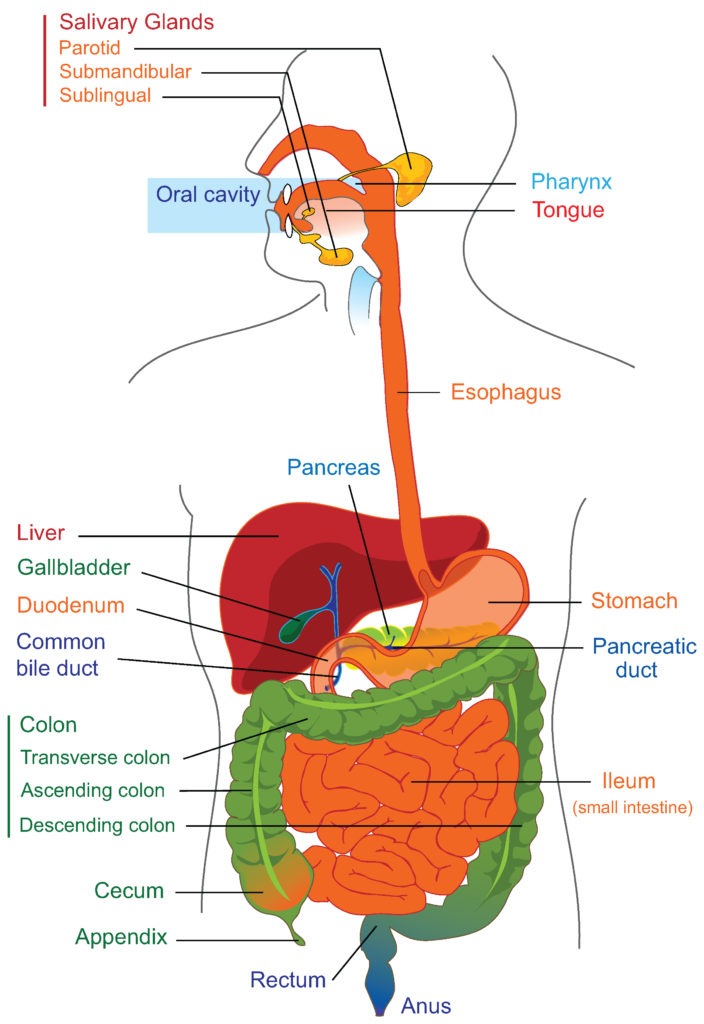
#> input picture data/sample/digestive_system.jpg, 704 x 1024 px, found by its file name
$ jupyter execute core.ipynb
#> lines starting #> are read from the running program, lines starting #| are printed output that depends on the picture; after the words box and inside, x2 and y2 are one past the last pixel; in counts of white or black regions, pixels touching at a corner belong together
#> further down, image is the input picture: shape (1024, 704, 3); mean B, G, R 210.7, 220.6, 235.4
[cell 1]
import cv2 as cv
import numpy as np
from matplotlib import pyplot as plt

[cell 2]
def TactileGenerator(image):
    orginal_image = image.copy()
    gray_scale_image = cv.cvtColor(image,cv.COLOR_BGR2GRAY)
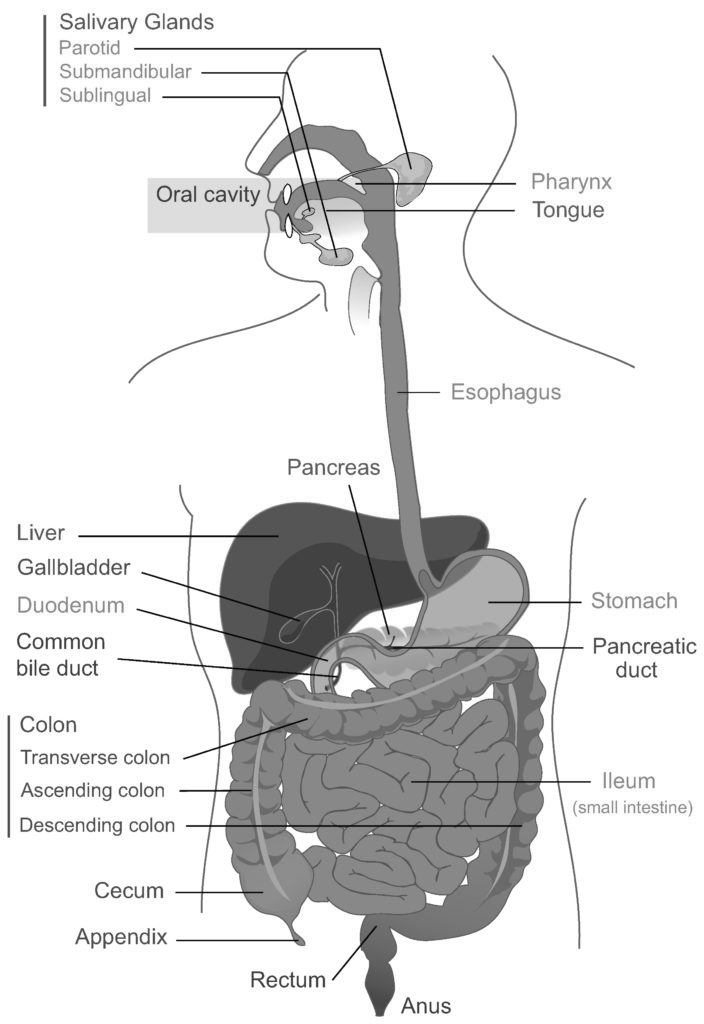
#> gray_scale_image: shape (1024, 704); min 0, max 255, mean 223.9
    otsu_threshold_value, threshold_image = cv.threshold(gray_scale_image,0,255,cv.THRESH_BINARY+cv.THRESH_OTSU)
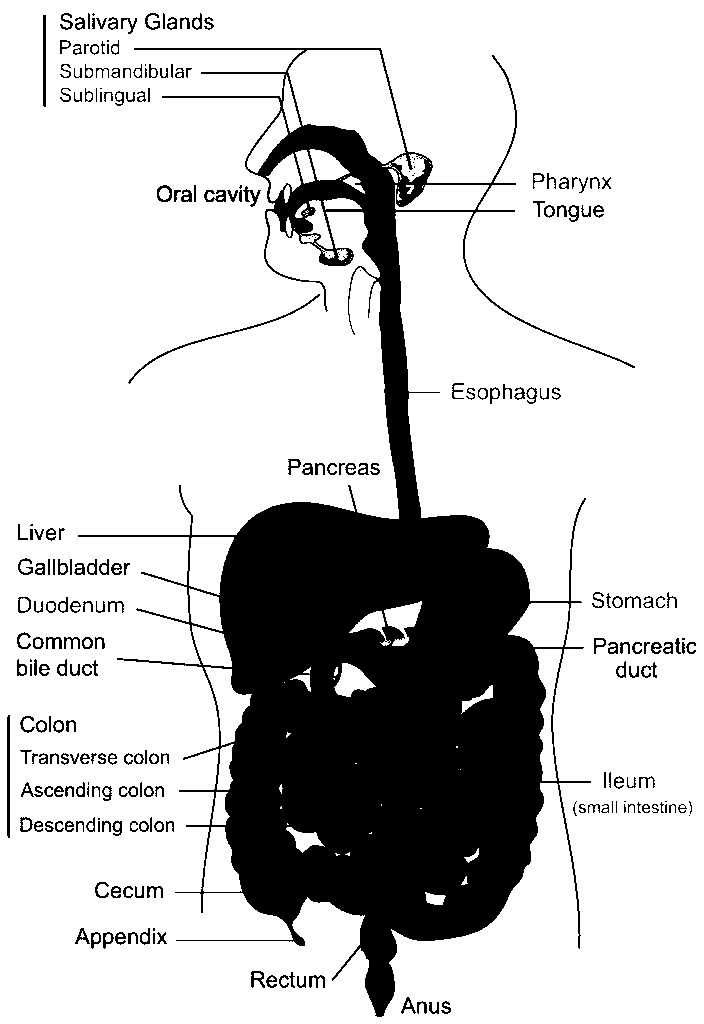
#> threshold_image: shape (1024, 704); 78.2% white; 265 black regions (40 under 20 px), largest, box (x1, y1, x2, y2) and area: (78, 48, 635, 1017) 143212, (128, 294, 320, 384) 432, (7, 715, 10, 838) 365
#> otsu_threshold_value = 186

    blured_image = cv.GaussianBlur(image,(3,3),1)

    threshold1 = otsu_threshold_value - 40
#> threshold1 = 146
    threshold2 = otsu_threshold_value + 40
#> threshold2 = 226

    canny_edge_detected_image = cv.Canny(blured_image,threshold1,threshold2)
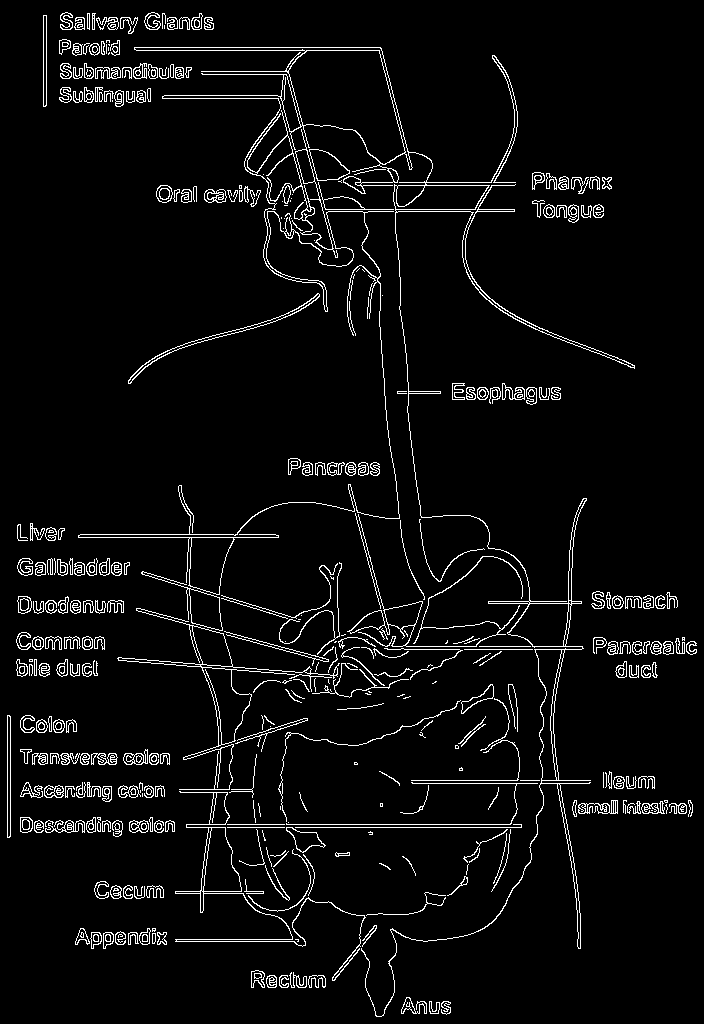
#> canny_edge_detected_image: shape (1024, 704); 4.7% white in thin lines or dots
    white_bg_edge_image = cv.bitwise_not(canny_edge_detected_image)
#> white_bg_edge_image: shape (1024, 704); 95.3% white; black in thin lines or dots

    contours, hierarchy = cv.findContours(white_bg_edge_image,cv.RETR_TREE,cv.CHAIN_APPROX_SIMPLE)
#> contours = 3395 contours, 2533 with area under 20; largest, box (x1, y1, x2, y2) and area: (0, 0, 704, 1024) 719169, (6, 714, 12, 839) 615, (133, 46, 383, 52) 506, (174, 935, 299, 946) 490, (285, 809, 518, 826) 485

    contours_edge_image = np.ones_like(image) * 255
    cv.drawContours(contours_edge_image,contours,-1,(0,0,0),2,cv.LINE_8)
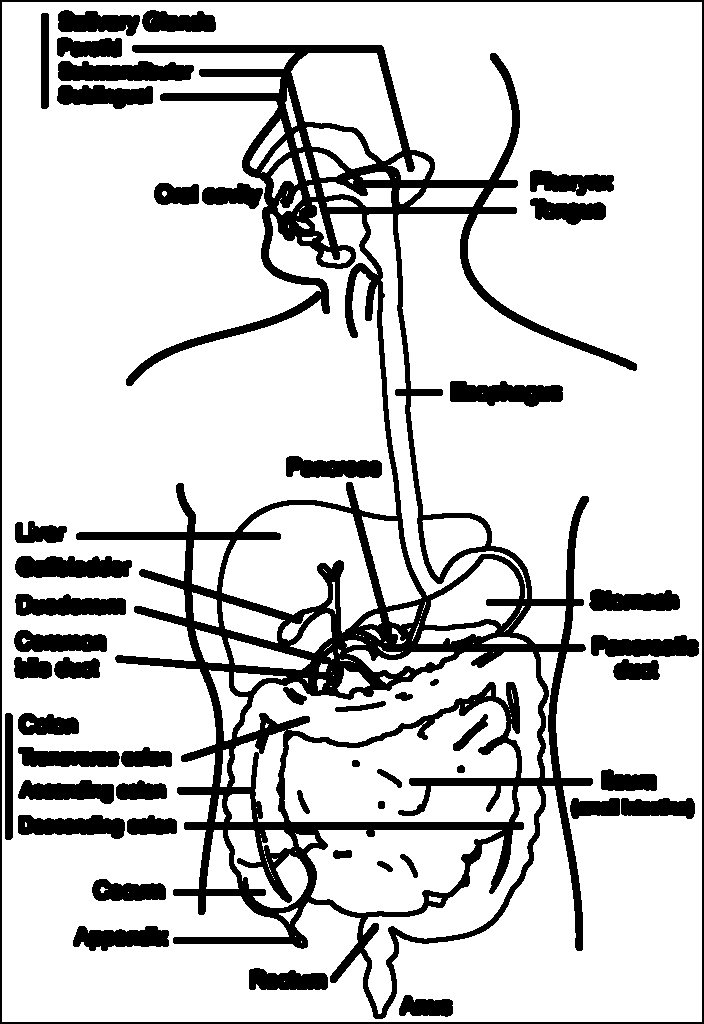
#> contours_edge_image: shape (1024, 704, 3); 81.3% white; 51 black regions, largest, box (x1, y1, x2, y2) and area: (76, 45, 637, 1019) 79263, (0, 0, 704, 1024) 6896, (58, 61, 194, 81) 2220

    kernel_mat = np.ones((3,3),np.int8)

    # result_image = cv.GaussianBlur(contours_edge_image,(3,3),1)
    # result_image = cv.erode(result_image,kernel_mat,iterations=1)
    # result_image = cv.dilate(contours_edge_image,kernel_mat,iterations=1)

    border_gray_image = np.float64(contours_edge_image) / 255
    border_color_image = np.uint8(orginal_image * border_gray_image)
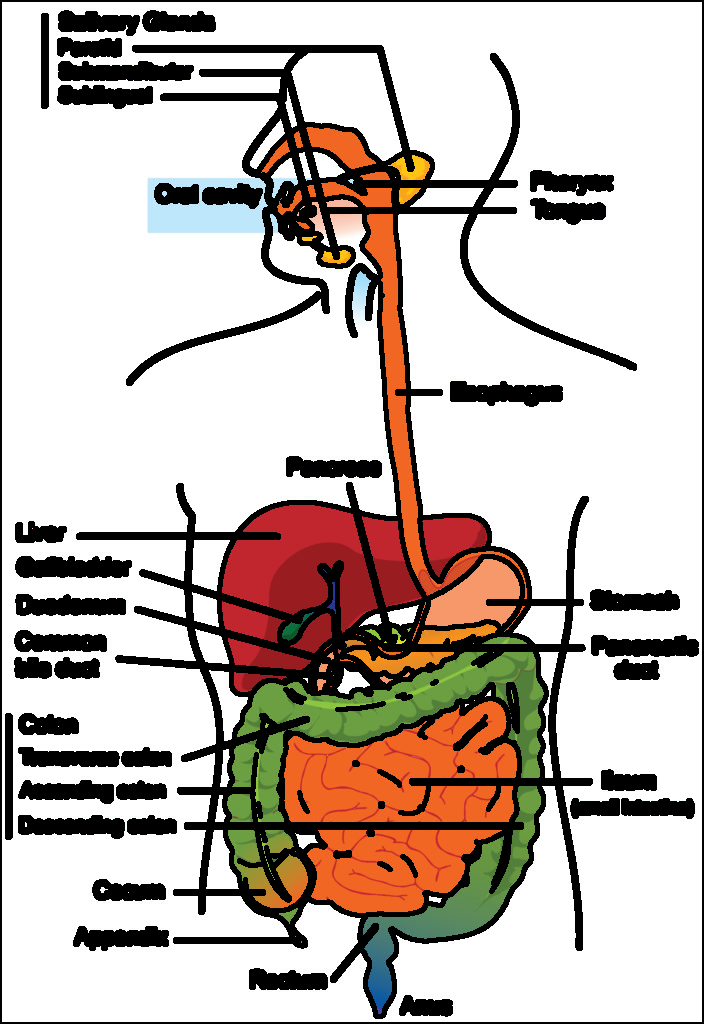
#> border_color_image: shape (1024, 704, 3); mean B, G, R 179.7, 186.6, 197.6


    return border_color_image

image = cv.imread('/home/sri/VirtualVision/data/sample/digestive_system.jpg',cv.IMREAD_COLOR)
result_image = TactileGenerator(image)
while True:
    cv.imshow('image',result_image)
    if cv.waitKey(1) & 0xFF == ord('q'):
#> (key q is pressed here)
        break
cv.destroyAllWindows()

[cell 3]
from scripts import TacGen

[cell 4]
def pattern():
    pattern_image = np.ones((2000,2000),np.uint8) * 255

    for i in range(0,2000,10):
        for j in range(0,2000,10):
            cv.circle(pattern_image,(i,j),3,(0,0,0),-1)


    return pattern_image

result_image = pattern()
while True:
    cv.imshow('image',result_image)
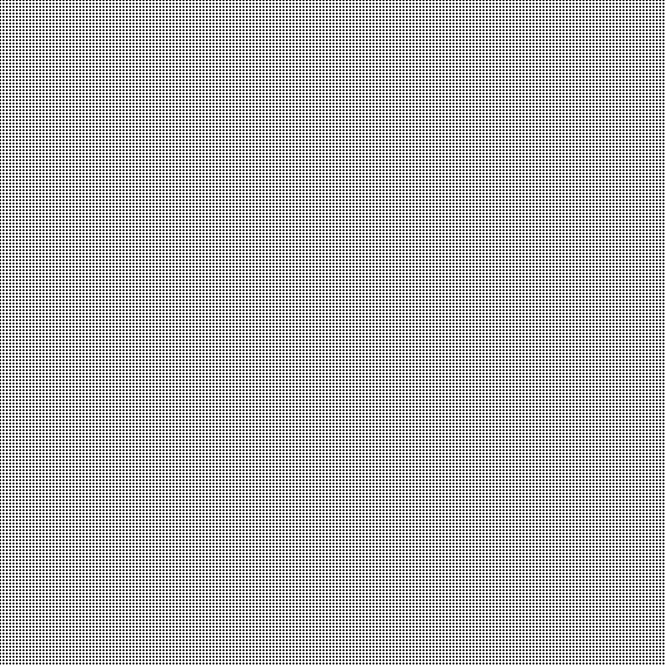
#> window 'image': shape (2000, 2000) (shown at 1/3 size); 71.1% white; 40000 black regions (399 under 20 px), largest, box (x1, y1, x2, y2) and area: (7, 7, 14, 14) 29, (17, 7, 24, 14) 29, (27, 7, 34, 14) 29
    if cv.waitKey(1) & 0xFF == ord('q'):
#> (key q is pressed here)
        break
cv.destroyAllWindows()

$ run again, with data/sample/brain.jpg copied over data/sample/digestive_system.jpg
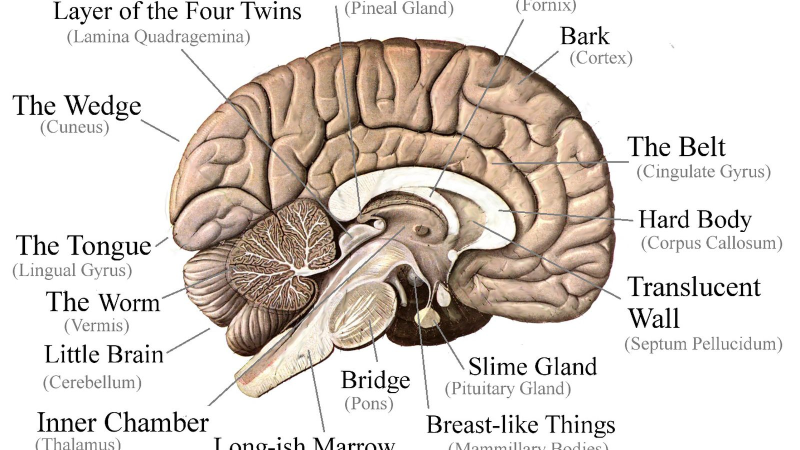
#> input picture data/sample/brain.jpg, 1600 x 900 px, found by its file name (shown at 1/2 size)
#> image is the input picture: shape (900, 1600, 3); mean B, G, R 205.5, 211.8, 219.8
#> in TactileGenerator, `otsu_threshold_value, threshold_image = cv.threshold(gray_scale_image,..`:
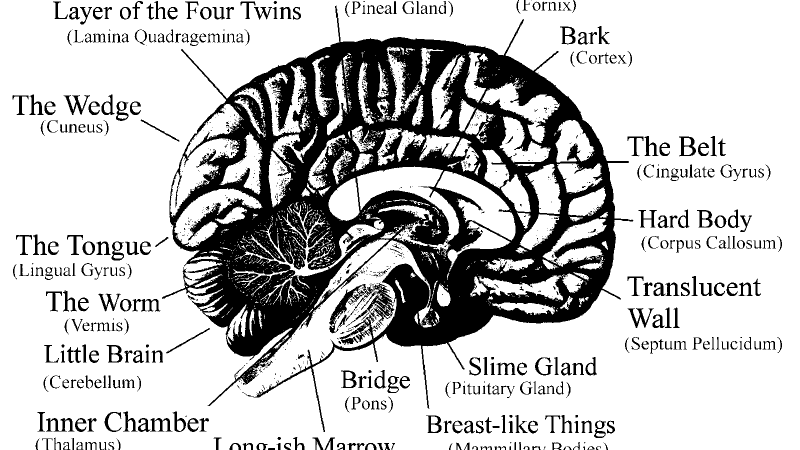
#> threshold_image: shape (900, 1600) (shown at 1/2 size); 76.9% white; 1251 black regions (854 under 20 px), largest, box (x1, y1, x2, y2) and area: (324, 11, 1267, 864) 267862, (658, 566, 789, 667) 3477, (92, 836, 149, 863) 651
#> otsu_threshold_value = 176
#> threshold1 = 136
#> threshold2 = 216
#> canny_edge_detected_image: shape (900, 1600); 6.5% white in thin lines or dots
#> white_bg_edge_image: shape (900, 1600); 93.5% white; black in thin lines or dots
#> contours = 10597 contours, 8137 with area under 20; largest, box (x1, y1, x2, y2) and area: (0, 0, 1600, 900) 1434680, (361, 97, 491, 198) 532, (331, 655, 421, 709) 451, (1008, 37, 1049, 108) 322, (1367, 292, 1386, 311) 300
#> contours_edge_image: shape (900, 1600, 3); 73.8% white; 130 black regions, largest, box (x1, y1, x2, y2) and area: (321, 9, 1269, 867) 200627, (0, 0, 1600, 900) 34889, (207, 821, 420, 867) 5641
#> in TactileGenerator, `border_color_image = np.uint8(orginal_image * border_gray_image)`:
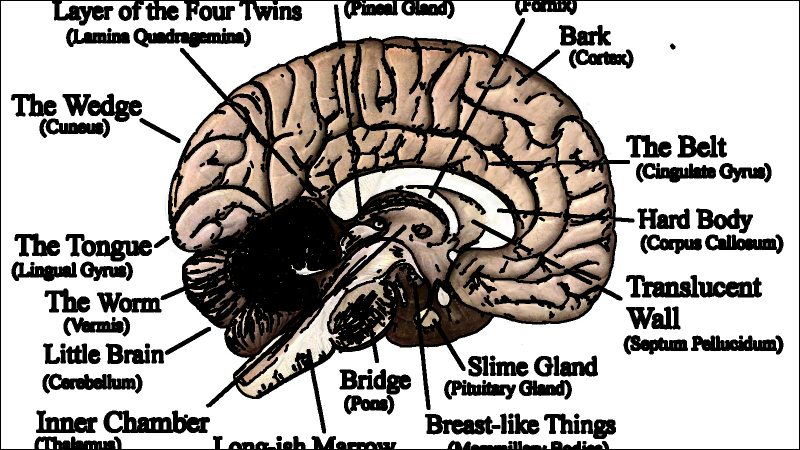
#> border_color_image: shape (900, 1600, 3) (shown at 1/2 size); mean B, G, R 166.2, 170.3, 175.2
